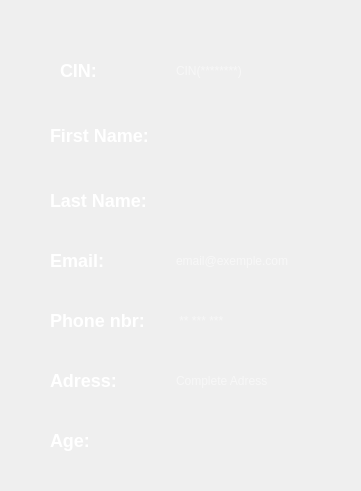
       <widget class="QWidget" name="widget_8" native="true">
        <property name="geometry">
         <rect>
          <x>20</x>
          <y>60</y>
          <width>361</width>
          <height>491</height>
         </rect>
        </property>
        <property name="styleSheet">
         <string notr="true">#widget_8 {
    background: qlineargradient(
        x1:0, y1:0, x2:1, y2:0,

        /* Bleu très clair en entrée */
        stop:0 rgba(90, 150, 255, 70),

        /* Bleu encore plus clair au centre */
        stop:0.5 rgba(140, 190, 255, 60),

        /* Bleu léger et doux en sortie */
        stop:1 rgba(100, 160, 255, 70)
    );

    border-radius: 26px;

    /* contour très discret */
    border: 1px solid rgba(255, 255, 255, 50);

    /* Reflet intérieur très soft (effet verre) */
    box-shadow:
        inset 0 0 35px rgba(255, 255, 255, 30),
        0 0 20px rgba(100, 160, 255, 25);
}
</string>
        </property>
        <widget class="QLabel" name="label_31">
         <property name="geometry">
          <rect>
           <x>50</x>
           <y>430</y>
           <width>81</width>
           <height>21</height>
          </rect>
         </property>
         <property name="styleSheet">
          <string notr="true">font-size:18px;
color:#ffffff;
font-weight: bold;</string>
         </property>
         <property name="text">
          <string>Age:</string>
         </property>
        </widget>
        <widget class="QLineEdit" name="c_phone">
         <property name="geometry">
          <rect>
           <x>160</x>
           <y>300</y>
           <width>161</width>
           <height>41</height>
          </rect>
         </property>
         <property name="styleSheet">
          <string notr="true">QLineEdit {
    color: white;
    background: transparent;
    padding: 6px 14px;
    border-radius: 18px;

    /* Bordure lumineuse bleu/cyan comme la photo */
    border: 2px solid qlineargradient(
        x1:0, y1:0, x2:1, y2:0,
        stop:0 #00eaff,
        stop:1 #6a7cff
    );
}

/* Effet glow au focus */
QLineEdit:focus {
    border: 2px solid #00eaff;
    box-shadow: 0 0 12px #00eaff;
}
</string>
         </property>
         <property name="placeholderText">
          <string> ** *** ***</string>
         </property>
        </widget>
        <widget class="QLineEdit" name="c_lname">
         <property name="geometry">
          <rect>
           <x>160</x>
           <y>180</y>
           <width>161</width>
           <height>41</height>
          </rect>
         </property>
         <property name="styleSheet">
          <string notr="true">QLineEdit {
    color: white;
    background: transparent;
    padding: 6px 14px;
    border-radius: 18px;

    /* Bordure lumineuse bleu/cyan comme la photo */
    border: 2px solid qlineargradient(
        x1:0, y1:0, x2:1, y2:0,
        stop:0 #00eaff,
        stop:1 #6a7cff
    );
}

/* Effet glow au focus */
QLineEdit:focus {
    border: 2px solid #00eaff;
    box-shadow: 0 0 12px #00eaff;
}
</string>
         </property>
        </widget>
        <widget class="QLabel" name="label">
         <property name="geometry">
          <rect>
           <x>60</x>
           <y>60</y>
           <width>51</width>
           <height>21</height>
          </rect>
         </property>
         <property name="styleSheet">
          <string notr="true">font-size:18px;
color:#ffffff;
font-weight: bold;</string>
         </property>
         <property name="text">
          <string>CIN:</string>
         </property>
        </widget>
        <widget class="QLineEdit" name="c_adress">
         <property name="geometry">
          <rect>
           <x>160</x>
           <y>360</y>
           <width>161</width>
           <height>41</height>
          </rect>
         </property>
         <property name="styleSheet">
          <string notr="true">QLineEdit {
    color: white;
    background: transparent;
    padding: 6px 14px;
    border-radius: 18px;

    /* Bordure lumineuse bleu/cyan comme la photo */
    border: 2px solid qlineargradient(
        x1:0, y1:0, x2:1, y2:0,
        stop:0 #00eaff,
        stop:1 #6a7cff
    );
}

/* Effet glow au focus */
QLineEdit:focus {
    border: 2px solid #00eaff;
    box-shadow: 0 0 12px #00eaff;
}
</string>
         </property>
         <property name="placeholderText">
          <string>Complete Adress</string>
         </property>
        </widget>
        <widget class="QLabel" name="label_4">
         <property name="geometry">
          <rect>
           <x>50</x>
           <y>180</y>
           <width>111</width>
           <height>41</height>
          </rect>
         </property>
         <property name="styleSheet">
          <string notr="true">font-size:18px;
color:#ffffff;
font-weight: bold;</string>
         </property>
         <property name="text">
          <string>Last Name:</string>
         </property>
        </widget>
        <widget class="QLineEdit" name="c_cin">
         <property name="geometry">
          <rect>
           <x>160</x>
           <y>50</y>
           <width>161</width>
           <height>41</height>
          </rect>
         </property>
         <property name="styleSheet">
          <string notr="true">QLineEdit {
    color: white;
    background: transparent;
    padding: 6px 14px;
    border-radius: 18px;

    /* Bordure lumineuse bleu/cyan comme la photo */
    border: 2px solid qlineargradient(
        x1:0, y1:0, x2:1, y2:0,
        stop:0 #00eaff,
        stop:1 #6a7cff
    );
}

/* Effet glow au focus */
QLineEdit:focus {
    border: 2px solid #00eaff;
    box-shadow: 0 0 12px #00eaff;
}
</string>
         </property>
         <property name="placeholderText">
          <string>CIN(********)</string>
         </property>
        </widget>
        <widget class="QLabel" name="label_5">
         <property name="geometry">
          <rect>
           <x>50</x>
           <y>310</y>
           <width>101</width>
           <height>20</height>
          </rect>
         </property>
         <property name="styleSheet">
          <string notr="true">font-size:18px;
color:#ffffff;
font-weight: bold;</string>
         </property>
         <property name="text">
          <string>Phone nbr:</string>
         </property>
        </widget>
        <widget class="QLabel" name="label_3">
         <property name="geometry">
          <rect>
           <x>50</x>
           <y>250</y>
           <width>71</width>
           <height>20</height>
          </rect>
         </property>
         <property name="styleSheet">
          <string notr="true">font-size:18px;
color:#ffffff;
font-weight: bold;</string>
         </property>
         <property name="text">
          <string>Email:</string>
         </property>
        </widget>
        <widget class="QLabel" name="label_6">
         <property name="geometry">
          <rect>
           <x>50</x>
           <y>370</y>
           <width>81</width>
           <height>21</height>
          </rect>
         </property>
         <property name="styleSheet">
          <string notr="true">font-size:18px;
color:#ffffff;
font-weight: bold;</string>
         </property>
         <property name="text">
          <string>Adress:</string>
         </property>
        </widget>
        <widget class="QLineEdit" name="c_fname">
         <property name="geometry">
          <rect>
           <x>160</x>
           <y>120</y>
           <width>161</width>
           <height>41</height>
          </rect>
         </property>
         <property name="styleSheet">
          <string notr="true">QLineEdit {
    color: white;
    background: transparent;
    padding: 6px 14px;
    border-radius: 18px;

    /* Bordure lumineuse bleu/cyan comme la photo */
    border: 2px solid qlineargradient(
        x1:0, y1:0, x2:1, y2:0,
        stop:0 #00eaff,
        stop:1 #6a7cff
    );
}

/* Effet glow au focus */
QLineEdit:focus {
    border: 2px solid #00eaff;
    box-shadow: 0 0 12px #00eaff;
}
</string>
         </property>
        </widget>
        <widget class="QLabel" name="label_2">
         <property name="geometry">
          <rect>
           <x>50</x>
           <y>120</y>
           <width>111</width>
           <height>31</height>
          </rect>
         </property>
         <property name="styleSheet">
          <string notr="true">font-size:18px;
color:#ffffff;
font-weight: bold;</string>
         </property>
         <property name="text">
          <string>First Name:</string>
         </property>
        </widget>
        <widget class="QLineEdit" name="c_email">
         <property name="geometry">
          <rect>
           <x>160</x>
           <y>240</y>
           <width>161</width>
           <height>41</height>
          </rect>
         </property>
         <property name="styleSheet">
          <string notr="true">QLineEdit {
    color: white;
    background: transparent;
    padding: 6px 14px;
    border-radius: 18px;

    /* Bordure lumineuse bleu/cyan comme la photo */
    border: 2px solid qlineargradient(
        x1:0, y1:0, x2:1, y2:0,
        stop:0 #00eaff,
        stop:1 #6a7cff
    );
}

/* Effet glow au focus */
QLineEdit:focus {
    border: 2px solid #00eaff;
    box-shadow: 0 0 12px #00eaff;
}
</string>
         </property>
         <property name="placeholderText">
          <string>email@exemple.com</string>
         </property>
        </widget>
        <widget class="QLineEdit" name="c_age">
         <property name="geometry">
          <rect>
           <x>160</x>
           <y>420</y>
           <width>161</width>
           <height>41</height>
          </rect>
         </property>
         <property name="styleSheet">
          <string notr="true">QLineEdit {
    color: white;
    background: transparent;
    padding: 6px 14px;
    border-radius: 18px;

    /* Bordure lumineuse bleu/cyan comme la photo */
    border: 2px solid qlineargradient(
        x1:0, y1:0, x2:1, y2:0,
        stop:0 #00eaff,
        stop:1 #6a7cff
    );
}

/* Effet glow au focus */
QLineEdit:focus {
    border: 2px solid #00eaff;
    box-shadow: 0 0 12px #00eaff;
}
</string>
         </property>
        </widget>
        <widget class="QLabel" name="label_69">
         <property name="geometry">
          <rect>
           <x>20</x>
           <y>60</y>
           <width>31</width>
           <height>31</height>
          </rect>
         </property>
         <property name="styleSheet">
          <string notr="true">font-size:18px;
color:#ffffff;
font-weight: bold;</string>
         </property>
         <property name="text">
          <string/>
         </property>
         <property name="pixmap">
          <pixmap>ressource/36.png</pixmap>
         </property>
         <property name="scaledContents">
          <bool>true</bool>
         </property>
        </widget>
        <widget class="QLabel" name="label_70">
         <property name="geometry">
          <rect>
           <x>10</x>
           <y>110</y>
           <width>31</width>
           <height>41</height>
          </rect>
         </property>
         <property name="styleSheet">
          <string notr="true">font-size:18px;
color:#ffffff;
font-weight: bold;</string>
         </property>
         <property name="text">
          <string/>
         </property>
         <property name="pixmap">
          <pixmap>ressource/39.png</pixmap>
         </property>
         <property name="scaledContents">
          <bool>true</bool>
         </property>
        </widget>
        <widget class="QLabel" name="label_71">
         <property name="geometry">
          <rect>
           <x>10</x>
           <y>180</y>
           <width>31</width>
           <height>41</height>
          </rect>
         </property>
         <property name="styleSheet">
          <string notr="true">font-size:18px;
color:#ffffff;
font-weight: bold;</string>
         </property>
         <property name="text">
          <string/>
         </property>
         <property name="pixmap">
          <pixmap>ressource/39.png</pixmap>
         </property>
         <property name="scaledContents">
          <bool>true</bool>
         </property>
        </widget>
        <widget class="QLabel" name="label_72">
         <property name="geometry">
          <rect>
           <x>10</x>
           <y>240</y>
           <width>31</width>
           <height>31</height>
          </rect>
         </property>
         <property name="styleSheet">
          <string notr="true">font-size:18px;
color:#ffffff;
font-weight: bold;</string>
         </property>
         <property name="text">
          <string/>
         </property>
         <property name="pixmap">
          <pixmap>ressource/40.png</pixmap>
         </property>
         <property name="scaledContents">
          <bool>true</bool>
         </property>
        </widget>
        <widget class="QLabel" name="label_73">
         <property name="geometry">
          <rect>
           <x>10</x>
           <y>300</y>
           <width>31</width>
           <height>41</height>
          </rect>
         </property>
         <property name="styleSheet">
          <string notr="true">font-size:18px;
color:#ffffff;
font-weight: bold;</string>
         </property>
         <property name="text">
          <string/>
         </property>
         <property name="pixmap">
          <pixmap>ressource/41.png</pixmap>
         </property>
         <property name="scaledContents">
          <bool>true</bool>
         </property>
        </widget>
        <widget class="QLabel" name="label_74">
         <property name="geometry">
          <rect>
           <x>10</x>
           <y>370</y>
           <width>31</width>
           <height>31</height>
          </rect>
         </property>
         <property name="styleSheet">
          <string notr="true">font-size:18px;
color:#ffffff;
font-weight: bold;</string>
         </property>
         <property name="text">
          <string/>
         </property>
         <property name="pixmap">
          <pixmap>ressource/42.png</pixmap>
         </property>
         <property name="scaledContents">
          <bool>true</bool>
         </property>
        </widget>
        <widget class="QLabel" name="label_75">
         <property name="geometry">
          <rect>
           <x>10</x>
           <y>430</y>
           <width>31</width>
           <height>31</height>
          </rect>
         </property>
         <property name="styleSheet">
          <string notr="true">font-size:18px;
color:#ffffff;
font-weight: bold;</string>
         </property>
         <property name="text">
          <string/>
         </property>
         <property name="pixmap">
          <pixmap>ressource/43.png</pixmap>
         </property>
         <property name="scaledContents">
          <bool>true</bool>
         </property>
        </widget>
       </widget>
